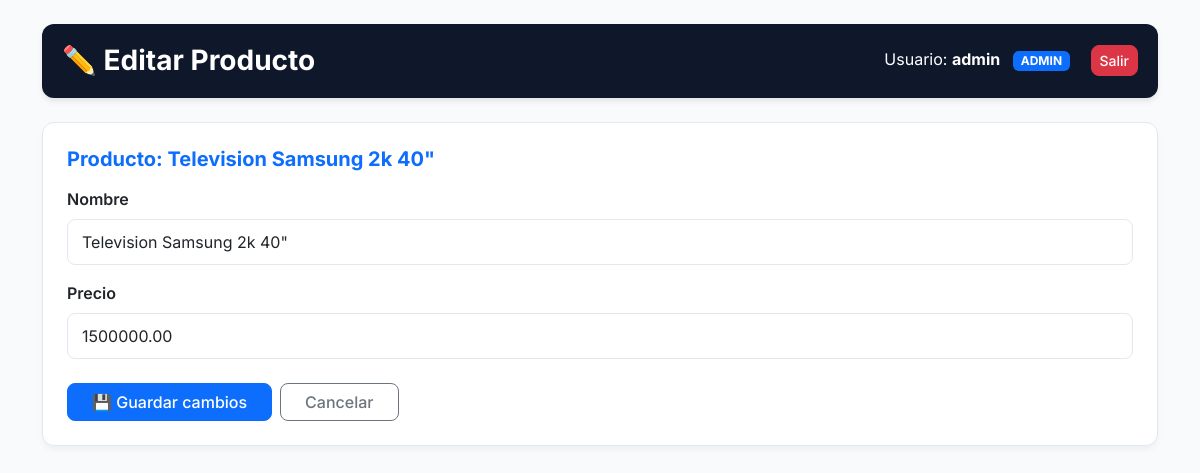
Page /editar-producto/6/ (signed in) on the earlier database version.
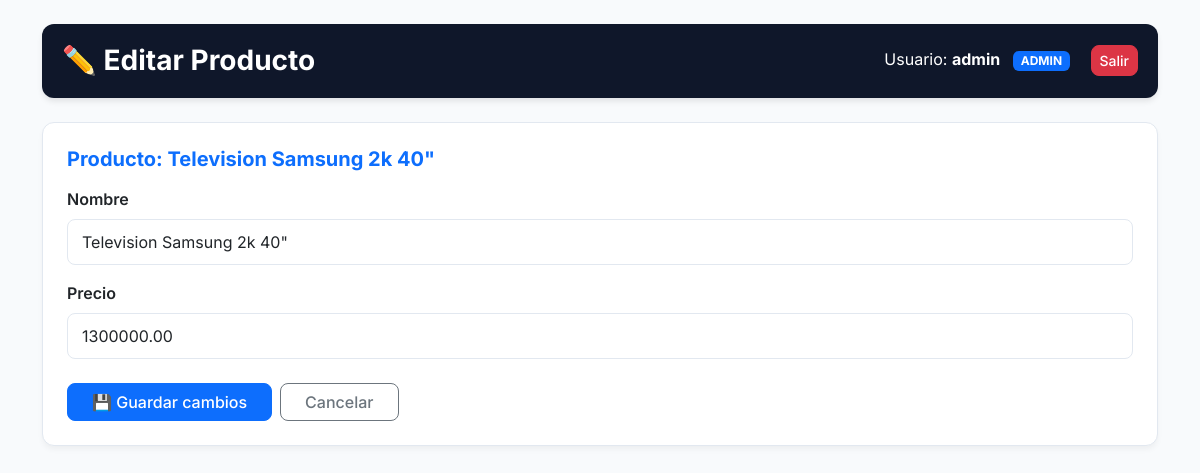
Same page on the later database version.
### inventario/models.py (models this page shows, shortened)
class Producto(models.Model):
    nombre = models.CharField(max_length=100)
    cantidad = models.IntegerField(default=0)
    precio = models.DecimalField(max_digits=10, decimal_places=2)

### inventario/views.py (the view)
# urls.py: path('editar-producto/<int:producto_id>/', views.editar_producto, name='editar_producto'),
@login_required
def editar_producto(request, producto_id):
    if not request.user.groups.filter(name='Admin').exists():
        return HttpResponseForbidden("🛑 Acceso denegado. Solo administradores pueden editar productos.")
    producto = get_object_or_404(Producto, id=producto_id)
    if request.method == 'POST':
        form = ProductoForm(request.POST, instance=producto)
        if form.is_valid():
            form.save()
            messages.success(request, f"✏️ Producto '{producto.nombre}' actualizado correctamente.")
            return redirect('dashboard')  # O la vista que lista los productos
    else:
        form = ProductoForm(instance=producto)
    if request.user.groups.filter(name='Admin').exists():
            rol = 'Admin'
    elif request.user.groups.filter(name='Operador').exists():
            rol = 'Operador'
    else:
            rol = 'Consulta'
    return render(request, 'inventario/editar_producto.html', {
            'form': form,
            'producto': producto,
            'rol': rol,
        })

### inventario/forms.py
class ProductoForm(forms.ModelForm):
    class Meta:
        model = Producto
        fields = ['nombre', 'precio']
    def __init__(self, *args, **kwargs):
        super().__init__(*args, **kwargs)
        for field in self.fields.values():
            field.widget.attrs['class'] = 'form-control'

### inventario/templates/inventario/editar_producto.html (shortened to what this page needs)
<!DOCTYPE html>
<html lang="es">
<head>
    <link href="https://cdn.jsdelivr.net/npm/bootstrap@5.3.0/dist/css/bootstrap.min.css" rel="stylesheet">
</head>
<body>
    <div class="container mt-4">
        <div class="header-box d-flex justify-content-between align-items-center mb-4">
            <h3 class="m-0 fw-bold">✏️ Editar Producto</h3>
            <div class="align-middle">
                <span class="me-2">Usuario: <strong>{{ user.username }}</strong></span>
                <span class="badge bg-primary text-uppercase px-2 py-1.5 me-3" style="font-size: 0.75rem;">{{ rol }}</span>
                <form action="{% url 'logout' %}" method="post" style="display: inline;">
                    <button type="submit" class="btn btn-danger btn-sm">Salir</button>
                </form>
            </div>
        </div>
        <div class="card p-4 bg-white">
            <h5 class="fw-bold text-primary mb-3">Producto: {{ producto.nombre }}</h5>
            <form method="post" novalidate>
                {% for field in form %}
                    <div class="mb-3">
                        <label for="{{ field.id_for_label }}" class="form-label fw-semibold">
                            {{ field.label }}
                        </label>
                        {{ field }}
                    </div>
                {% endfor %}
                <div class="d-flex gap-2 mt-4">
                    <button type="submit" class="btn btn-primary px-4">💾 Guardar cambios</button>
                    <a href="{% url 'dashboard' %}" class="btn btn-outline-secondary px-4">Cancelar</a>
                </div>
            </form>
        </div>
    </div>
</body>
</html>

Differences in the rows shown:
changed Producto "Television Samsung 2k 40\"": precio "1500000.00" → "1300000.00"
